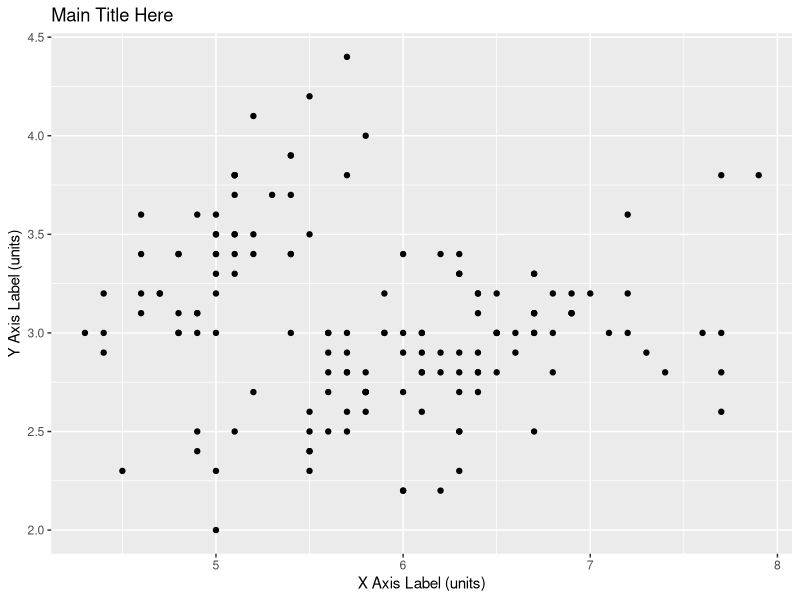
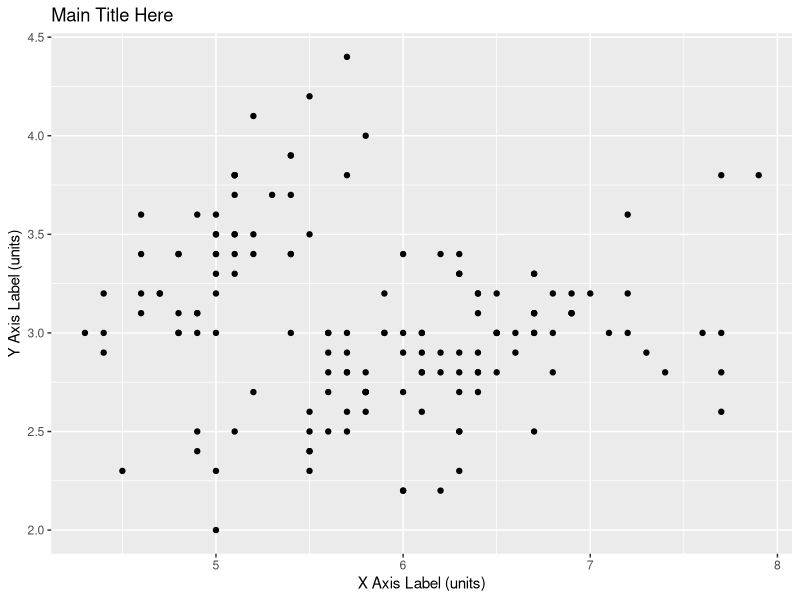

Write the R code that produced these figures, in order.
library(ggplot2)
ggplot(iris, aes(x=Sepal.Length, y=Sepal.Width)) +
  geom_point() +
  labs(title='Main Title Here',
       x='X Axis Label (units)',
       y='Y Axis Label (units)')
ggsave('20_labels_title.png', width=5, height=4)
